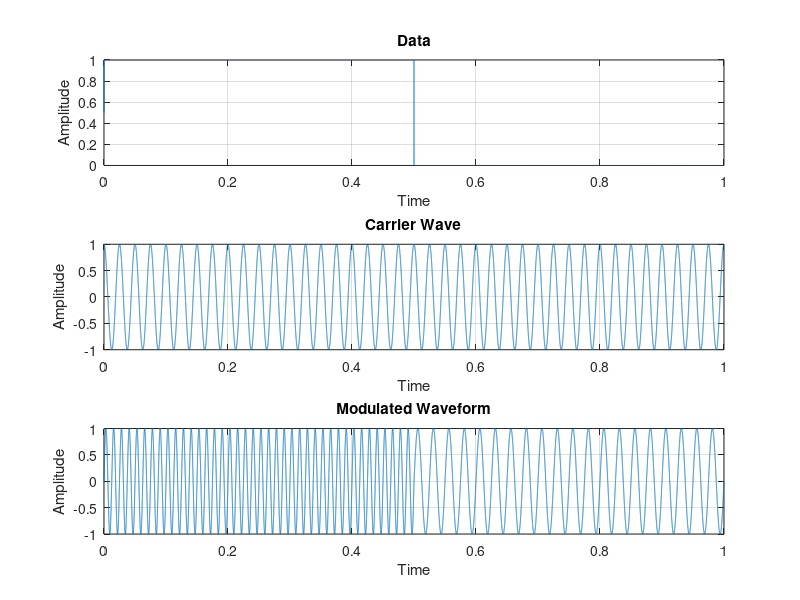

Write the MATLAB code that produced this figure.
% BFSK Communication
% Author: Ian P. Roberts

clc; clear all; close all;
j = sqrt(-1);

T = 0.00001;
t = 0:T:1;

% Data
fm = 1;
logic_high = 1;
m = logic_high/2*sign(sin(2*pi*fm*t))+logic_high/2;

% Carrier Wave
fc = 40;
c = cos(2*pi*fc*t);

% Modulation
multiplier = 1;
y = sin(2*pi*t.*(fc + fc*multiplier.*m/logic_high));

figure();
subplot(311); plot(t,m); grid on;
xlabel('Time'); ylabel('Amplitude'); title('Data');

subplot(312); plot(t,c); grid on;
xlabel('Time'); ylabel('Amplitude'); title('Carrier Wave');

subplot(313); plot(t,y); grid on;
xlabel('Time'); ylabel('Amplitude'); title('Modulated Waveform');
